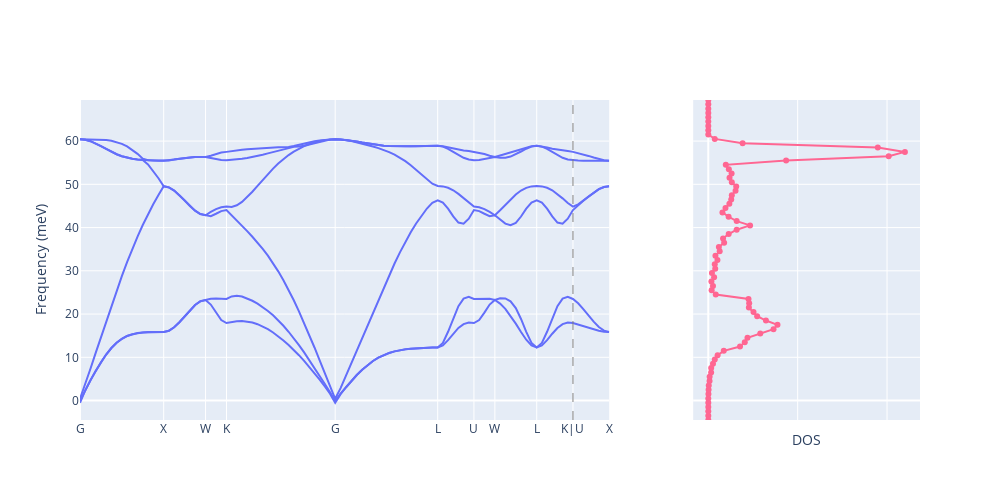

Here is the notebook cell this chart was saved with:
### Code cell
from plotly.offline import iplot

fig = plot_band_dos(band_results, dos_results)
fig.update_layout(width=1000, height=500)
iplot(fig)
